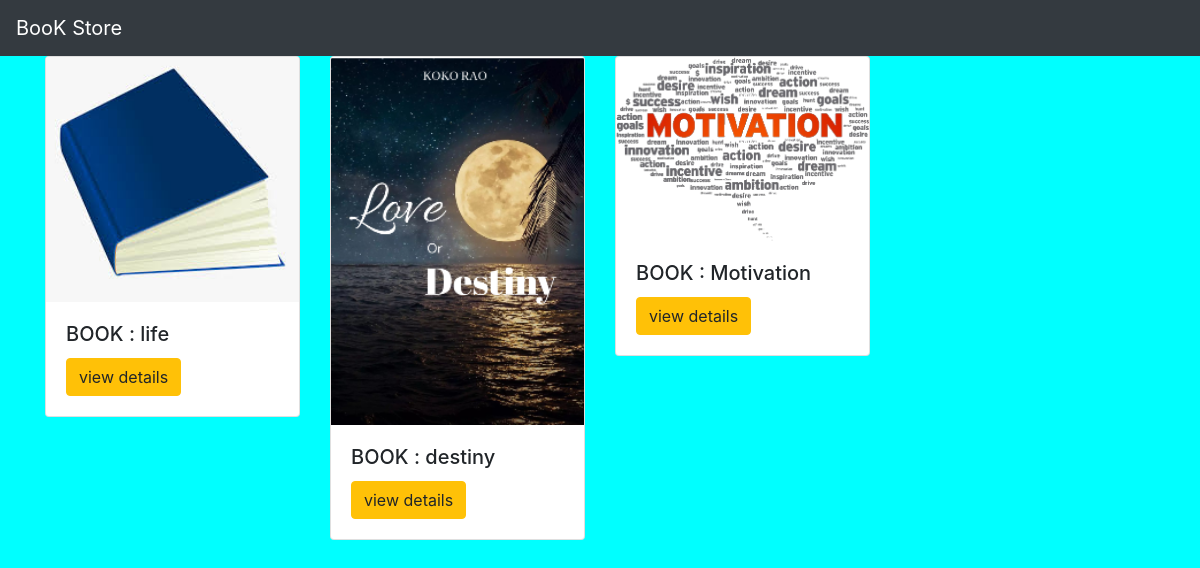
The app's page /index/, older data.
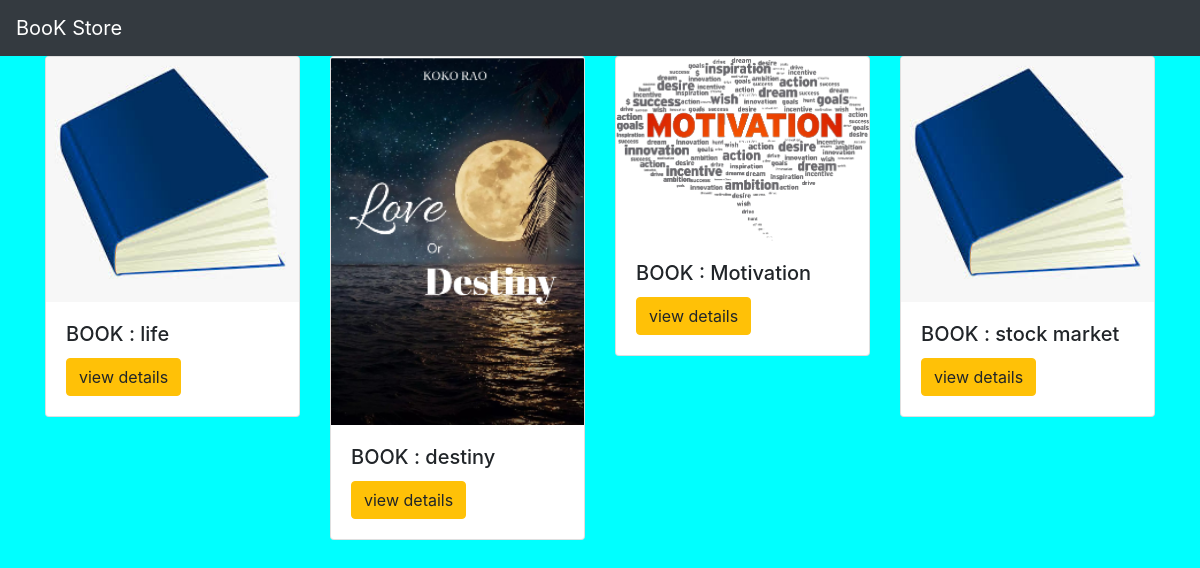
The same page, newer data.
### bookapp/models.py (models this page shows, shortened)
class Book(models.Model):
    name = models.CharField(max_length=100)
    author = models.CharField(max_length=100)
    price = models.IntegerField()
    book_image = models.ImageField(default='default.img',upload_to='book_images/')

### bookapp/views.py (the view)
# urls.py: path('index/',views.index,name='index'),
def index(request):
    book_list = Book.objects.all()
    context = {
        'book_list':book_list
    }
    return render(request,'bookapp/index.html',context)

### bookapp/templates/bookapp/index.html
{% extends 'bookapp/base.html' %}
{% block body %}
<div class="container">
    <div class="row">
        {% for book in book_list %}
        <div class="col-md-3">
            <div class="card">
                <img src="{{book.book_image.url}}" class="card-img-top" alt="">
                <div class="card-body">
                    <h5 class="card-title">BOOK : {{book.name}}</h5>
                    <a class="btn btn-warning" href="{% url 'bookapp:detail' book.id %}">view details</a>
                </div>
            </div>
        </div>
        {% endfor %}
    </div>
</div>
{% endblock %}

Row changes from the older to the newer data that the page shows:
added Book: book_image (picture), name "stock market"
